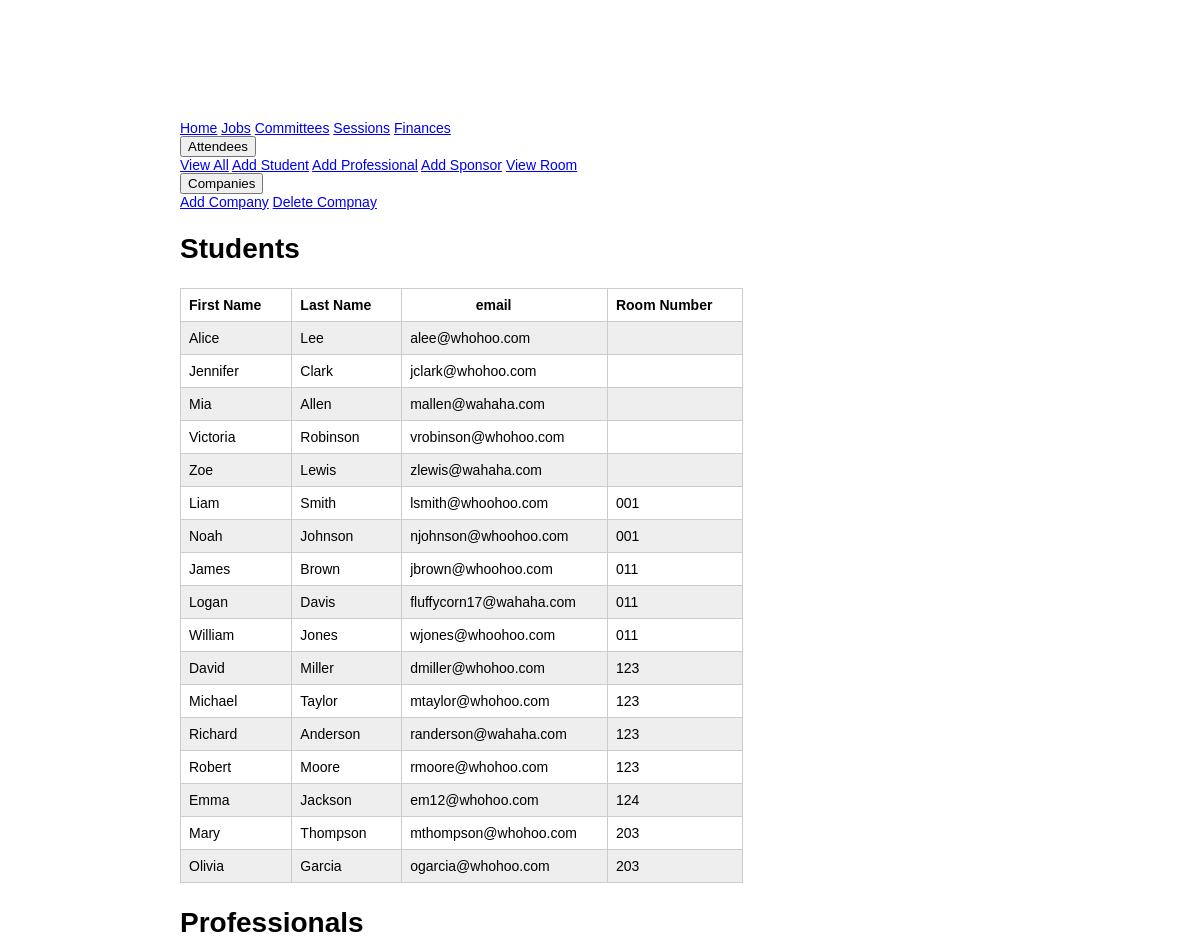
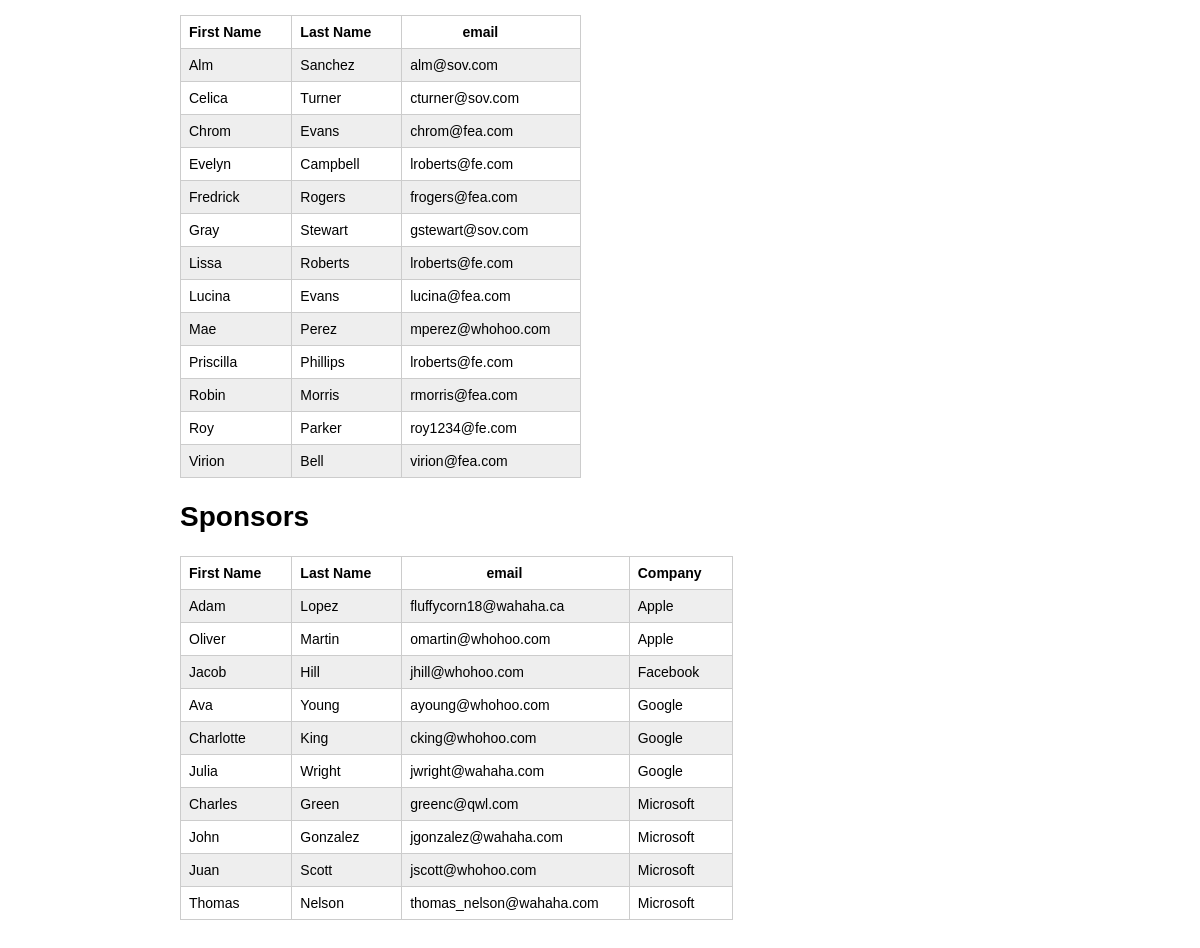
The page /show_attendees.php on the database its author committed (2 pictures, top to bottom).
### tables this page shows
create table Student(
    fname varchar(32) not null,
    lname varchar(32) not null,
    email varchar(128),
	roomnumber varchar(8),
    primary key (fname, lname, email),
    foreign key (fname, lname, email) references Attendees(fname, lname, email) on delete cascade,
	foreign key (roomnumber) references Rooms(roomnumber) on delete set null
	
);

create table Professional(
    fname varchar(32) not null,
    lname varchar(32) not null,
    email varchar(128),
    primary key (fname, lname, email),
    foreign key (fname, lname, email) references Attendees(fname, lname, email) on delete cascade
);

create table Sponsor(
    fname varchar(32) not null,
    lname varchar(32) not null,
    representing varchar(32) not null,
    email varchar(128),
    primary key (fname, lname, email),
    foreign key (fname, lname, email) references Attendees(fname, lname, email) on delete cascade,
    foreign key (representing) references Company(name) on delete cascade
);

### show_attendees.php (the view)
<!DOCTYPE html>
<html>
<head>
<link href="stylesheet.css" type="text/css" rel="stylesheet" >
<div class="menu">
  <a href="/main_page.php">Home</a>
  <a href="/jobs.php">Jobs</a>
  <a href="/committee.php">Committees</a>
  <a href="/schedule_return.php">Sessions</a>
  <a href="/finances.php">Finances</a>
  <div class="dropdown">
    <button class="dropdown_button">Attendees
    </button>
    <div class="dropdown_content">
      <a href="/show_attendees.php">View All</a>
      <a href="/attendees.php#add_student">Add Student</a>
      <a href="/attendees.php#add_professional">Add Professional</a>
      <a href="/attendees.php#add_sponsor">Add Sponsor</a>
      <a href="/hotel_occupants.php">View Room</a>
    </div>
  </div>
  <div class="dropdown">
    <button class="dropdown_button">Companies
    </button>
    <div class="dropdown_content">
      <a href="/companies.php">Add Company</a>
      <a href="/delete_company.php">Delete Compnay</a>
    </div>
  </div>
  </div>
</head>
<body>
<?php
	$pdo = new PDO('mysql:host=localhost;dbname=conference_database', "root", "");
	echo "<h2>Students</h2>";
	echo "<table border><tr><th>First Name</th><th>Last Name</th><th>email</th><th>Room Number</th></tr>";
	$sql = "select fname, lname, email, roomnumber from student";
	$stmt = $pdo->prepare($sql);
	$stmt->execute();
	while ($row = $stmt->fetch())  {
		echo "<tr><td>".$row["fname"]."</td><td>".$row["lname"]."</td><td>".$row["email"]."</td><td>".$row["roomnumber"]."</td></tr>";
	}
	echo "</table>";
	echo "<h2>Professionals</h2>";
	echo "<table border><tr><th>First Name</th><th>Last Name</th><th>email</th></tr>";
	$sql = "select fname, lname, email from professional";
	$stmt = $pdo->prepare($sql);
	$stmt->execute();
	while ($row = $stmt->fetch())  {
		echo "<tr><td>".$row["fname"]."</td><td>".$row["lname"]."</td><td>".$row["email"]."</td></tr>";
	}
	echo "</table>";
	echo "<h2>Sponsors</h2>";
	echo "<table border><tr><th>First Name</th><th>Last Name</th><th>email</th><th>Company</th></tr>";
	$sql = "select fname, lname, email, representing from sponsor";
	$stmt = $pdo->prepare($sql);
	$stmt->execute();
	while ($row = $stmt->fetch())  {
		echo "<tr><td>".$row["fname"]."</td><td>".$row["lname"]."</td><td>".$row["email"]."</td><td>".$row["representing"]."</td></tr>";
	}
	echo "</table>";
?>
</body>
</html>

### stylesheet.css (style rules this page uses)
body { margin: 15vh 15vw 15vh 15vw; font-family: arial, sans-serif; font-size: 14px; }
h2 { font-size: 28px; }
td, table { text-align: left; padding: 8px 30px 8px 8px; border-collapse: collapse; border: 1px solid #ccc }
th { text-align: center; vertical-align: middle; padding: 8px 30px 8px 8px; border-collapse: collapse; border: 1px solid #ccc }
tr:nth-child(even) { background-color: #eee }

### rows shown on the page
student: fname "Alice", lname "Lee", email "alee@whohoo.com"
student: fname "Jennifer", lname "Clark", email "jclark@whohoo.com"
student: fname "Mia", lname "Allen", email "mallen@wahaha.com"
student: fname "Victoria", lname "Robinson", email "vrobinson@whohoo.com"
student: fname "Zoe", lname "Lewis", email "zlewis@wahaha.com"
student: fname "Liam", lname "Smith", email "lsmith@whoohoo.com", roomnumber "001"
student: fname "Noah", lname "Johnson", email "njohnson@whoohoo.com", roomnumber "001"
student: fname "James", lname "Brown", email "jbrown@whoohoo.com", roomnumber "011"
student: fname "Logan", lname "Davis", email "fluffycorn17@wahaha.com", roomnumber "011"
student: fname "William", lname "Jones", email "wjones@whoohoo.com", roomnumber "011"
student: fname "David", lname "Miller", email "dmiller@whohoo.com", roomnumber "123"
student: fname "Michael", lname "Taylor", email "mtaylor@whohoo.com", roomnumber "123"
student: fname "Richard", lname "Anderson", email "randerson@wahaha.com", roomnumber "123"
student: fname "Robert", lname "Moore", email "rmoore@whohoo.com", roomnumber "123"
student: fname "Emma", lname "Jackson", email "em12@whohoo.com", roomnumber "124"
student: fname "Mary", lname "Thompson", email "mthompson@whohoo.com", roomnumber "203"
student: fname "Olivia", lname "Garcia", email "ogarcia@whohoo.com", roomnumber "203"
professional: fname "Alm", lname "Sanchez", email "alm@sov.com"
professional: fname "Celica", lname "Turner", email "cturner@sov.com"
professional: fname "Chrom", lname "Evans", email "chrom@fea.com"
professional: fname "Evelyn", lname "Campbell", email "lroberts@fe.com"
professional: fname "Fredrick", lname "Rogers", email "frogers@fea.com"
professional: fname "Gray", lname "Stewart", email "gstewart@sov.com"
professional: fname "Lissa", lname "Roberts", email "lroberts@fe.com"
professional: fname "Lucina", lname "Evans", email "lucina@fea.com"
professional: fname "Mae", lname "Perez", email "mperez@whohoo.com"
professional: fname "Priscilla", lname "Phillips", email "lroberts@fe.com"
professional: fname "Robin", lname "Morris", email "rmorris@fea.com"
professional: fname "Roy", lname "Parker", email "roy1234@fe.com"
professional: fname "Virion", lname "Bell", email "virion@fea.com"
sponsor: fname "Adam", lname "Lopez", email "fluffycorn18@wahaha.ca", representing "Apple"
sponsor: fname "Oliver", lname "Martin", email "omartin@whohoo.com", representing "Apple"
sponsor: fname "Jacob", lname "Hill", email "jhill@whohoo.com", representing "Facebook"
sponsor: fname "Ava", lname "Young", email "ayoung@whohoo.com", representing "Google"
sponsor: fname "Charlotte", lname "King", email "cking@whohoo.com", representing "Google"
sponsor: fname "Julia", lname "Wright", email "jwright@wahaha.com", representing "Google"
sponsor: fname "Charles", lname "Green", email "greenc@qwl.com", representing "Microsoft"
sponsor: fname "John", lname "Gonzalez", email "jgonzalez@wahaha.com", representing "Microsoft"
sponsor: fname "Juan", lname "Scott", email "jscott@whohoo.com", representing "Microsoft"
sponsor: fname "Thomas", lname "Nelson", email "thomas_nelson@wahaha.com", representing "Microsoft"
